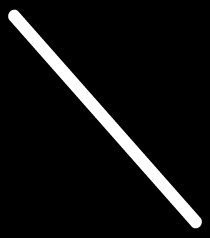
//> input picture Glove/Glove/Shapes1.jpg, 210 x 238 px, given in place of the camera
$ ./main   (built with g++ and OpenCV 4)
//> lines starting //> are read from the running program, lines starting //| are printed output that depends on the picture; after the words box and inside, x2 and y2 are one past the last pixel; in counts of white or black regions, pixels touching at a corner belong together
#include <iostream>
#include "opencv2/highgui/highgui.hpp"
#include "opencv2/imgproc/imgproc.hpp"

using namespace cv;
using namespace std;

Mat imgOriginal;
Mat imgTmp;
Mat imgLines;
Mat imgHSV;
Mat imgThresholded;
Mat templateArray[] = { imread("Shapes1.jpg", 0), imread("Shapes2.jpg", 0), imread("Shapes3.jpg", 0), imread("Shapes4.jpg", 0), imread("Shapes5.jpg", 0) };
Mat result = imread("");
Mat translatedImage;
Mat crop;

Rect drawnShape;
Rect roi;

Point centerOfImage(320, 180);
Point center;

int iLastX = -1;
int iLastY = -1;
int posX;
int posY;
int templateWidth = 210;
int templateHeight = 238;
int percentage;
int handClosed = 0;
int shape1 = 0;
int shape2 = 0;
int shape3 = 0;
int shape4 = 0;
int shape5 = 0;

Moments oMoments;

float dX;
float dY;

double dM01;
double dM10;
double dArea;
double areaHand;
double areaShape;

void drawLine(double contourArea);
void translateImage(Mat input);
void scaleImage(Mat input, float x, float y);
int match(Mat input, double area);

int main()
{
	for (int i = 0; i < 5; i++) {
		threshold(templateArray[i], templateArray[i], 127, 255, THRESH_BINARY);
	}
	VideoCapture cap(0); //capture the video from web cam

	if (!cap.isOpened())  // if not success, exit program
	{
		cout << "Cannot open the web cam" << endl;
		return -1;
	}

	cap.set(CV_CAP_PROP_FRAME_WIDTH, 640); // Size of the camera
	cap.set(CV_CAP_PROP_FRAME_HEIGHT, 360);

	namedWindow("Control", CV_WINDOW_NORMAL); //create a window called "Control"

	// [8 lines of commented-out code are left out]

	int iLowH = 0;
	int iHighH = 179;

	int iLowS = 0;
	int iHighS = 255;

	int iLowV = 0;
	int iHighV = 255;

	//Create trackbars in "Control" window
	cvCreateTrackbar("LowH", "Control", &iLowH, 179); //Hue (0 - 179)
	cvCreateTrackbar("HighH", "Control", &iHighH, 179);

	cvCreateTrackbar("LowS", "Control", &iLowS, 255); //Saturation (0 - 255)
	cvCreateTrackbar("HighS", "Control", &iHighS, 255);

	cvCreateTrackbar("LowV", "Control", &iLowV, 255); //Value (0 - 255)
	cvCreateTrackbar("HighV", "Control", &iHighV, 255);

	//Capture a temporary image from the camera
	cap.read(imgTmp);
//> imgTmp is the input picture: 238 rows x 210 cols, CV_8UC3; min 0, max 255, mean 17.9

	//Create a black image with the size as the camera output
	imgLines = Mat::zeros(imgTmp.rows, imgTmp.cols, CV_8UC3);
	translatedImage = Mat::zeros(imgLines.rows, imgLines.cols, CV_8UC1);

	while (true)
	{
		bool bSuccess = cap.read(imgOriginal); // read a new frame from video
		flip(imgOriginal, imgOriginal, 1);
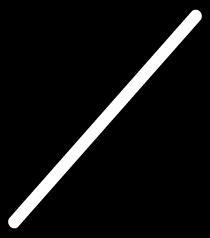
//> imgOriginal: 238 rows x 210 cols, CV_8UC3; 16.35% of pixels changed, all inside (x1, y1, x2, y2) = (2, 8, 208, 232)
		if (!bSuccess) //if not success, break loop
		{
			cout << "Cannot read a frame from video stream" << endl;
			break;
		}

		vector<vector<Point> > contours;
		vector<Vec4i> hierarchy;

		cvtColor(imgOriginal, imgHSV, COLOR_BGR2HSV); //Convert the captured frame from BGR to HSV
//> imgHSV: 238 rows x 210 cols, CV_8UC3; mean H, S, V 0, 0, 17.9

		GaussianBlur(imgOriginal, imgHSV, Size(11, 11), 0, 0);
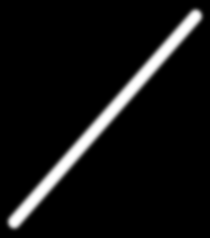
//> imgHSV: 238 rows x 210 cols, CV_8UC3; min 0, max 255, mean 17.9
		inRange(imgHSV, Scalar(iLowH, iLowS, iLowV), Scalar(iHighH, iHighS, iHighV), imgThresholded); //Threshold the image
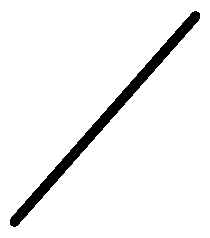
//> imgThresholded: 238 rows x 210 cols, CV_8UC1; 94.3% white; 1 black region, box (x1, y1, x2, y2) and area: (10, 11, 200, 227) 2868

		//morphological opening (remove small objects from the foreground)
		erode(imgThresholded, imgThresholded, getStructuringElement(MORPH_ELLIPSE, Size(5, 5)));
		dilate(imgThresholded, imgThresholded, getStructuringElement(MORPH_ELLIPSE, Size(5, 5)));

		//morphological closing (fill small holes in the foreground)
		dilate(imgThresholded, imgThresholded, getStructuringElement(MORPH_ELLIPSE, Size(5, 5)));
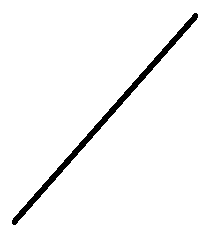
//> imgThresholded: 238 rows x 210 cols, CV_8UC1; 96.7% white; 1 black region
		erode(imgThresholded, imgThresholded, getStructuringElement(MORPH_ELLIPSE, Size(5, 5)));

		findContours(imgThresholded, contours, hierarchy, CV_RETR_EXTERNAL, CHAIN_APPROX_SIMPLE, Point(0, 0));
//> contours = 1 contour; box (x1, y1, x2, y2) and area: (0, 0, 210, 238) 49533

		//Calculate the moments of the thresholded image
		oMoments = moments(imgThresholded);
//> oMoments = moments, m00 12013560, centre m10/m00, m01/m00 = (104.5, 118.5)
		dM01 = oMoments.m01;
//> dM01 = 1.42e+09
		dM10 = oMoments.m10;
//> dM10 = 1.26e+09
		dArea = oMoments.m00;
//> dArea = 12013560

		vector<vector<Point> > contours_poly(contours.size());
//> contours_poly = 1 empty contours
		vector<Rect> boundRect(contours.size());
//> boundRect = 1 Rect (x, y, width, height): [0, 0, 0, 0]

		for (size_t i = 0; i < contours.size(); i++)
		{
			areaHand = contourArea(contours[i], false); // Area of hand
			drawLine(areaHand);
			//cout << "Area : " << area << "\n";
		}
//> this loop made 1 pass
//> areaHand on pass 1: 49533

		imshow("Thresholded Image", imgThresholded); //show the thresholded image

		imgOriginal = imgOriginal + imgLines;
		imshow("Line", imgLines);
		imshow("Original", imgOriginal); //show the original image

		if (waitKey(30) == 27) //wait for 'esc' key press for 30ms. If 'esc' key is pressed, break loop
//> the Esc key is pressed
		{
			cout << "esc key is pressed by user" << endl;
			break;
		}
	}

	return 0;

}

void drawLine(double contourArea) {
	if (contourArea > 200 && contourArea < 500) {
		handClosed = 1;
		posX = (int)(dM10 / dArea);
		posY = (int)(dM01 / dArea);

		if (iLastX >= 0 && iLastY >= 0 && posX >= 0 && posY >= 0)
		{
			//Draw a line from the previous point to the current point
			line(imgLines, Point(iLastX, iLastY), Point(posX, posY), Scalar(255, 255, 255), 12);
		}

		iLastX = posX;
		iLastY = posY;
	}

	if (contourArea > 700 && contourArea < 1000 && handClosed == 1) {
		handClosed = 0;
		iLastX = -1;
		iLastY = -1;

		translateImage(imgLines);
		scaleImage(translatedImage, dX, dY);
		match(crop, areaShape);
		cout << "The returned value is " << shape1 << "\n" << shape2 << "\n" << shape3 << "\n" << shape4 << "\n" << shape5 << endl;
		//imshow("Drawn Shape", imgLines);
		imgLines = Mat::zeros(imgTmp.size(), CV_8UC3);
		translatedImage = Mat::zeros(imgLines.rows, imgLines.cols, CV_8UC1);
	}
}

// [159 lines left out: functions translateImage, scaleImage, match, not called in this run]

$ run again, on Glove/Glove/Shapes6.jpg
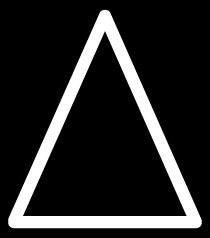
//> input picture Glove/Glove/Shapes6.jpg, 210 x 238 px, given in place of the camera
//> imgTmp is the input picture: 238 rows x 210 cols, CV_8UC3; min 0, max 255, mean 39.2
//> `flip(imgOriginal, imgOriginal, 1);`:
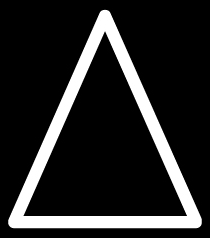
//> imgOriginal: 238 rows x 210 cols, CV_8UC3; 6.17% of pixels changed, all inside (x1, y1, x2, y2) = (2, 8, 208, 232)
//> `erode(imgThresholded, imgThresholded, getStructuringElement(MORPH_ELLI..`:
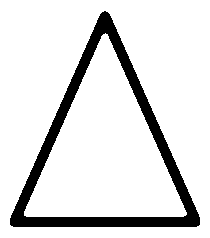
//> imgThresholded: 238 rows x 210 cols, CV_8UC1; 87.3% white; 1 black region
//> contours = 1 contour; box (x1, y1, x2, y2) and area: (0, 0, 210, 238) 49533
//> oMoments = moments, m00 11131515, centre m10/m00, m01/m00 = (104.5, 114.2)
//> dM01 = 1.27e+09
//> dM10 = 1.16e+09
//> dArea = 11131515
//> contours_poly = 1 empty contours
//> boundRect = 1 Rect (x, y, width, height): [0, 0, 0, 0]
//> the loop `for (size_t i = 0; i < contours.size(); i++)` made 1 pass
//> areaHand on pass 1: 49533
